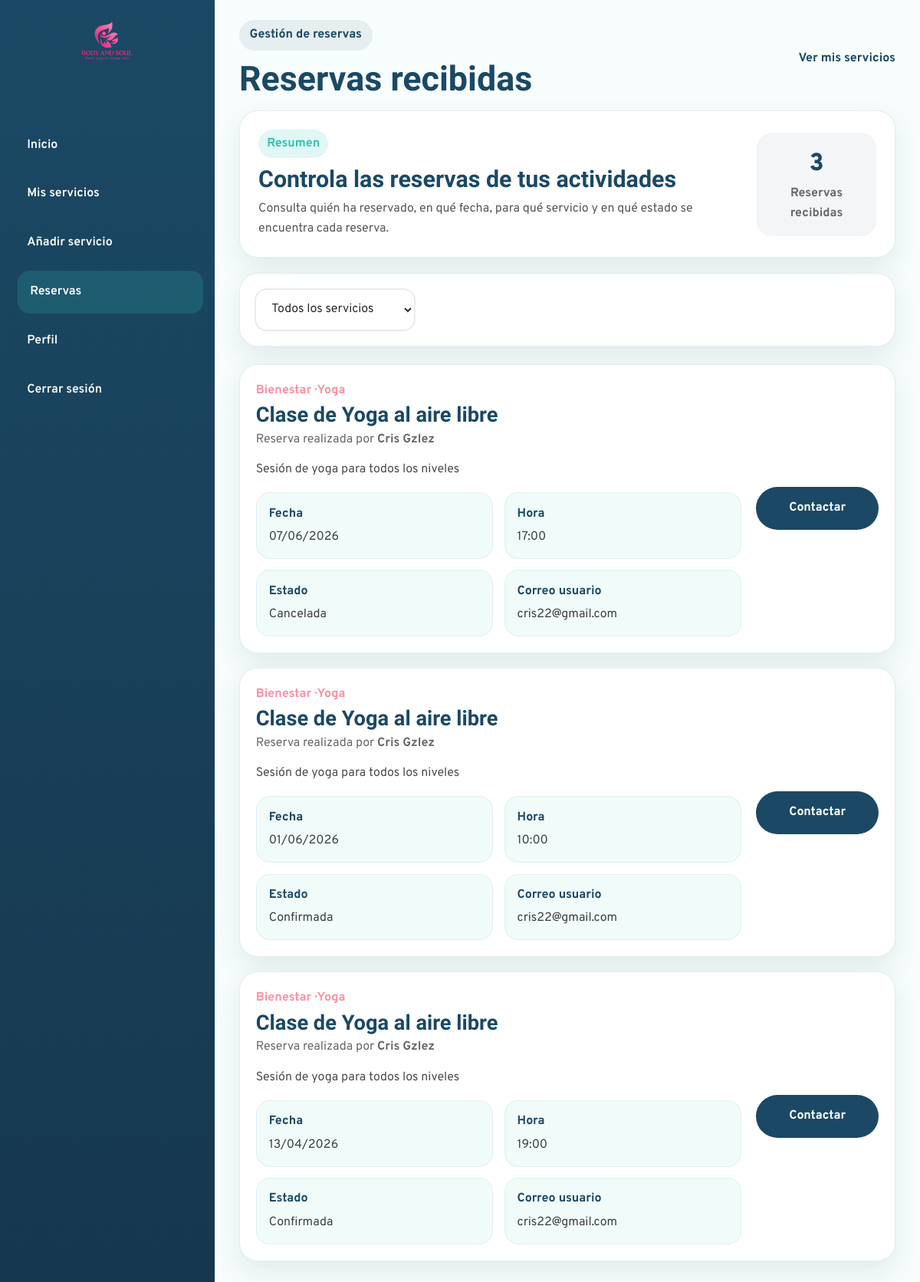
Page /Empresa/reservas.php (signed in) on the committed database.
### tables this page shows
CREATE TABLE `reserva` (
  `id_reserva` int(11) NOT NULL,
  `id_usuario` int(11) NOT NULL,
  `id_servicio` int(11) NOT NULL,
  `fecha_hora` datetime NOT NULL,
  `estado` enum('pendiente','confirmada','cancelada') NOT NULL DEFAULT 'pendiente',
  `id_detalle_actividad` int(11) NOT NULL
);

CREATE TABLE `categoria` (
  `id_categoria` int(11) NOT NULL,
  `nombre` varchar(100) NOT NULL,
  `id_categoria_padre` int(11) DEFAULT NULL
);

CREATE TABLE `servicio` (
  `id_servicio` int(11) NOT NULL,
  `id_empresa` int(11) NOT NULL,
  `nombre_servicio` varchar(150) NOT NULL,
  `descripcion` text DEFAULT NULL,
  `lugar` varchar(150) DEFAULT NULL,
  `id_categoria` int(11) NOT NULL,
  `precio` decimal(10,2) NOT NULL DEFAULT 0.00,
  `duracion` varchar(50) DEFAULT NULL,
  `materiales` text DEFAULT NULL,
  `estado` enum('activo','cancelado') NOT NULL DEFAULT 'activo',
  `id_municipio` int(11) DEFAULT NULL,
  `codigo_postal` varchar(10) DEFAULT NULL,
  `latitud` decimal(10,8) DEFAULT NULL,
  `longitud` decimal(11,8) DEFAULT NULL
);

CREATE TABLE `usuario` (
  `id_usuario` int(11) NOT NULL,
  `nombre` varchar(100) NOT NULL,
  `apellido` varchar(30) NOT NULL,
  `email` varchar(150) NOT NULL,
  `contrasena` varchar(255) NOT NULL,
  `telefono` varchar(20) DEFAULT NULL,
  `id_rol` int(11) NOT NULL,
  `fecha_registro` datetime NOT NULL DEFAULT current_timestamp(),
  `intentos` int(1) NOT NULL,
  `estado` enum('activo','suspendido') NOT NULL DEFAULT 'activo'
);

### bd/bdempresa.php (called while the page is built, shortened)
<?php
class bdempresa{
public $pdo = "";
public function __construct($host,$port,$db,$user,$pass) {
    $this->pdo = new PDO("mysql:host=".$host.";port=".$port.";dbname=".$db.";charset=utf8", $user, $pass);
    }
public function ObtenerReservasEmpresa($idempresa){
    $sentencia = "SELECT
                    r.id_reserva,
                    r.fecha_hora,
                    r.estado,
                    r.id_detalle_actividad,
                    u.nombre AS nombre_usuario,
                    u.apellido AS apellido_usuario,
                    u.email AS email_usuario,
                    s.id_servicio,
                    s.nombre_servicio,
                    s.descripcion,
                    s.lugar,
                    c.nombre AS subcategoria,
                    cp.nombre AS categoria_padre
                  FROM reserva r
                  INNER JOIN usuario u ON r.id_usuario = u.id_usuario
                  INNER JOIN servicio s ON r.id_servicio = s.id_servicio
                  INNER JOIN categoria c ON s.id_categoria = c.id_categoria
                  LEFT JOIN categoria cp ON c.id_categoria_padre = cp.id_categoria
                  WHERE s.id_empresa = :idEmpresa
                  ORDER BY r.fecha_hora DESC";
    $ejecucion = $this->pdo->prepare($sentencia);
    $ejecucion->execute([
        ":idEmpresa" => $idempresa
    ]);
    return $ejecucion->fetchAll(PDO::FETCH_ASSOC);
}
}
?>

### Empresa/reservas.php (the view, shortened to what this page needs)
<?php
require_once("head.php");
$reservas = $bdempre->ObtenerReservasEmpresa($idempresa);
$numreservas = count($reservas);
?>
    <div class="company-main">
      <header class="company-topbar">
        <div class="company-topbar-left">
          <span class="company-page-tag">Gestión de reservas</span>
          <h2>Reservas recibidas</h2>
        </div>
        <div class="company-topbar-right">
          <a href="mis-servicios.php" class="company-top-link">Ver mis servicios</a>
        </div>
      </header>
      <main class="company-content">
        <section class="reservations-header-card">
          <div>
            <span class="company-section-badge">Resumen</span>
            <h3>Controla las reservas de tus actividades</h3>
            <p>
              Consulta quién ha reservado, en qué fecha, para qué servicio y en qué estado se encuentra cada reserva.
            </p>
          </div>
          <div class="reservations-summary">
            <span class="reservations-summary-number"><?=$numreservas?></span>
            <span class="reservations-summary-label">Reservas recibidas</span>
          </div>
        </section>
        <section class="reservations-filters-card">
          <div class="reservations-filters">
            <select id="filtroServicio">
              <option value="">Todos los servicios</option>
            </select>
          </div>
        </section>
  <section class="reservations-list">
  <?php if(empty($reservas)){ ?>
    <p>No tienes reservas recibidas todavía.</p>
  <?php }else{ ?>
    <?php foreach($reservas as $reserva){
      $fecha = date("d/m/Y", strtotime($reserva["fecha_hora"]));
      $hora = date("H:i", strtotime($reserva["fecha_hora"]));
    ?>
      <article class="reservation-company-card" data-servicio="<?=$reserva["id_servicio"]?>">
        <div class="reservation-company-main">
          <div class="reservation-company-top">
            <div>
              <p class="reservation-company-category">
                <?=htmlspecialchars($reserva["categoria_padre"])?> · <?=htmlspecialchars($reserva["subcategoria"])?>
              </p>
              <h3><?=htmlspecialchars($reserva["nombre_servicio"])?></h3>
              <p class="reservation-company-user">
                Reserva realizada por
                <strong>
                  <?=htmlspecialchars($reserva["nombre_usuario"] . " " . $reserva["apellido_usuario"])?>
                </strong>
              </p>
            </div>
          </div>
          <p class="reservation-company-description">
            <?=htmlspecialchars($reserva["descripcion"])?>
          </p>
          <div class="reservation-company-grid">
            <div class="reservation-info-item">
              <span class="info-label">Fecha</span>
              <span class="info-value"><?=$fecha?></span>
            </div>
            <div class="reservation-info-item">
              <span class="info-label">Hora</span>
              <span class="info-value"><?=$hora?></span>
            </div>
           <div class="reservation-info-item">
                <span class="info-label">Estado</span>
                <span class="info-value"><?=ucfirst($reserva["estado"])?></span>
            </div>
            <div class="reservation-info-item">
              <span class="info-label">Correo usuario</span>
              <span class="info-value">
                <?=htmlspecialchars($reserva["email_usuario"])?>
              </span>
            </div>
          </div>
        </div>
        <div class="reservation-company-actions">
          <a href="mailto:<?=htmlspecialchars($reserva["email_usuario"])?>" class="btn-secondary-company">
            Contactar
          </a>
        </div>
      </article>
    <?php } ?>
  <?php } ?>
</section>
      </main>
    </div>
  </div>
</body>
</html>

### css/empresa-styles/empresa-index.css (style rules this page uses)
:root { --company-primary: #1B4965; --company-primary-dark: #16384E; --company-secondary: #2EC4B6; --company-accent-soft: rgba(255, 143, 163, 0.16); --company-bg: #F7FDFC; --company-surface: #ffffff; --company-text: #2E2E2E; --company-border: rgba(27, 73, 101, 0.10); --company-shadow: 0 14px 34px rgba(27, 73, 101, 0.10); --company-radius: 24px; --company-transition: all 0.3s ease; }
* { box-sizing: border-box; }
body.company-body { margin: 0; font-family: "Overpass", sans-serif; background-color: var(--company-bg); color: var(--company-text); }
.company-main { display: flex; flex-direction: column; }
.company-topbar { display: flex; justify-content: space-between; align-items: center; gap: 1rem; padding: 1.6rem 2rem 1rem; }
.company-page-tag { display: inline-block; background-color: rgba(27, 73, 101, 0.08); color: var(--company-primary); padding: 0.45rem 0.85rem; border-radius: 999px; font-weight: 700; margin-bottom: 0.7rem; }
.company-topbar-left h2 { margin: 0; font-family: "Sansita", serif; color: var(--company-primary); font-size: clamp(2rem, 4vw, 2.8rem); }
.company-content { padding: 0 2rem 2rem; }
.company-section-badge { display: inline-block; background-color: rgba(46, 196, 182, 0.14); color: var(--company-secondary); padding: 0.35rem 0.7rem; border-radius: 999px; font-weight: 700; margin-bottom: 0.7rem; }
.info-label { display: block; font-weight: 700; color: var(--company-primary); margin-bottom: 0.3rem; }
.info-value { color: rgba(46, 46, 46, 0.9); }

### css/empresa-styles/perfil-empresa.css (style rules this page uses)
:root { --company-primary: #1B4965; --company-primary-dark: #16384E; --company-secondary: #2EC4B6; --company-accent: #FF8FA3; --company-bg: #F7FDFC; --company-surface: #ffffff; --company-text: #2E2E2E; --company-border: rgba(27, 73, 101, 0.10); --company-shadow: 0 14px 34px rgba(27, 73, 101, 0.10); --company-radius: 24px; --company-transition: all 0.3s ease; }
* { box-sizing: border-box; }
body.company-body { margin: 0; font-family: "Overpass", sans-serif; background-color: var(--company-bg); color: var(--company-text); }
.company-main { display: flex; flex-direction: column; }
.company-topbar { display: flex; justify-content: space-between; align-items: center; gap: 1rem; padding: 1.6rem 2rem 1rem; }
.company-page-tag { display: inline-block; background-color: rgba(27, 73, 101, 0.08); color: var(--company-primary); padding: 0.45rem 0.85rem; border-radius: 999px; font-weight: 700; margin-bottom: 0.7rem; }
.company-topbar-left h2 { margin: 0; font-family: "Sansita", serif; color: var(--company-primary); font-size: clamp(2rem, 4vw, 2.8rem); }
.company-content { padding: 0 2rem 2rem; }
.company-section-badge { display: inline-block; background-color: rgba(46, 196, 182, 0.14); color: var(--company-secondary); padding: 0.35rem 0.7rem; border-radius: 999px; font-weight: 700; margin-bottom: 0.7rem; }

### css/styles.css (style rules this page uses)
:root { --mint: #147a72; --navy: #1B4965; --pink: #b03a5b; --light: #F7FDFC; --dark: #2E2E2E; --white: #ffffff; --font-title: "Sansita Swashed", serif; --font-text: "Overpass", sans-serif; --radius-sm: 10px; --radius-md: 18px; --radius-lg: 28px; --shadow-soft: 0 10px 30px rgba(27, 73, 101, 0.12); --transition: all 0.3s ease; }
* { margin: 0; padding: 0; box-sizing: border-box; }
html { scroll-behavior: smooth; }
body { font-family: var(--font-text); color: var(--dark); background-color: var(--light); line-height: 1.6; }
a { text-decoration: none; color: inherit; }
button, input, select, textarea { font: inherit; }
h1, h2, h3, h4 { font-family: var(--font-title); color: var(--navy); line-height: 1.15; }

### css/empresa-styles/empresa.css (style rules this page uses)
:root { --company-primary: #1B4965; --company-primary-dark: #16384E; --company-secondary: #2EC4B6; --company-accent: #FF8FA3; --company-bg: #F7FDFC; --company-surface: #ffffff; --company-text: #2E2E2E; --company-border: rgba(27, 73, 101, 0.12); --company-shadow: 0 20px 45px rgba(27, 73, 101, 0.14); --company-radius: 28px; --company-transition: all 0.3s ease; }
* { box-sizing: border-box; }

### rows in the picture
reserva: categoria.nombre "Bienestar", categoria.nombre "Yoga", id_servicio.nombre_servicio "Clase de Yoga al aire libre", id_usuario.apellido "Cris Gzlez", id_servicio.descripcion "Sesión de yoga para todos los niveles", fecha_hora "07/06/2026", fecha_hora "17:00", estado "Cancelada", id_usuario.email "cris22@gmail.com"
reserva: categoria.nombre "Bienestar", categoria.nombre "Yoga", id_servicio.nombre_servicio "Clase de Yoga al aire libre", id_usuario.apellido "Cris Gzlez", id_servicio.descripcion "Sesión de yoga para todos los niveles", fecha_hora "01/06/2026", fecha_hora "10:00", estado "Confirmada", id_usuario.email "cris22@gmail.com"
reserva: categoria.nombre "Bienestar", categoria.nombre "Yoga", id_servicio.nombre_servicio "Clase de Yoga al aire libre", id_usuario.apellido "Cris Gzlez", id_servicio.descripcion "Sesión de yoga para todos los niveles", fecha_hora "13/04/2026", fecha_hora "19:00", estado "Confirmada", id_usuario.email "cris22@gmail.com"

### other values in the picture
$numreservas "3"
